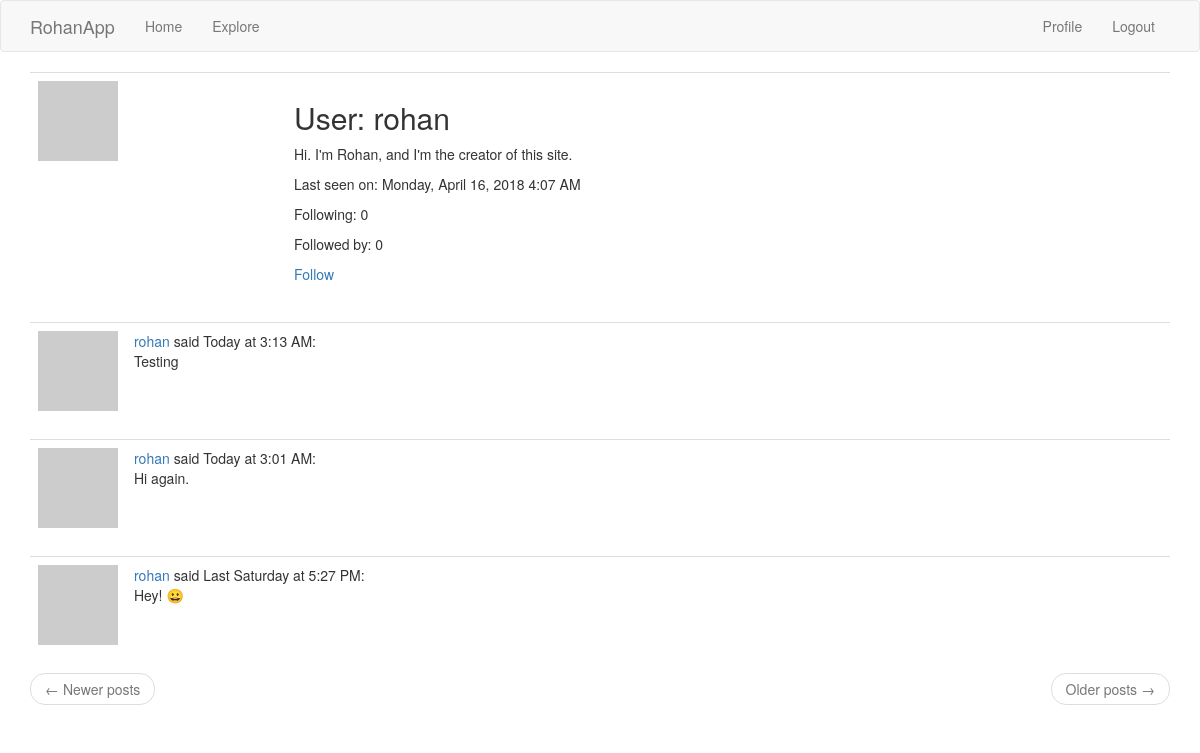
Screenshot of /user/rohan (signed in) with the database file from the repository.
### app/models.py (models this page shows, shortened)
class User(UserMixin, db.Model):
    id = db.Column(db.Integer, primary_key=True)
    username = db.Column(db.String(64), index=True, unique=True)
    email = db.Column(db.String(120), index=True, unique=True)
    password_hash = db.Column(db.String(128))
    posts = db.relationship('Post', backref='author', lazy='dynamic') # u.posts, p.author(s)
    about_me = db.Column(db.String(140))
    last_seen = db.Column(db.DateTime, default=datetime.utcnow)
    followed = db.relationship('User', secondary=followers,
        primaryjoin=(followers.c.follower_id == id), # LEFT # why isn't it just followers.follower_id ?
        secondaryjoin=(followers.c.followed_id == id), # RIGHT
        backref=db.backref('followers', lazy='dynamic'), lazy='dynamic')
    def avatar(self, size):
        digest = md5(self.email.lower().encode('utf-8')).hexdigest() # .encode('utf-8') converts email string to bytes
        return 'https://www.gravatar.com/avatar/{}?d=identicon&s={}'.format(digest, size)
    def is_following(self, user):
        return self.followed.filter(followers.c.followed_id == user.id).count() > 0 # filter ==, filter_by =

class Post(db.Model):
    id = db.Column(db.Integer, primary_key=True)
    body = db.Column(db.String(140))
    timestamp = db.Column(db.DateTime, index=True, default=datetime.utcnow) # datetime.utcnow, NOT datetime.utcnow()
    user_id = db.Column(db.Integer, db.ForeignKey('user.id'))
    language = db.Column(db.String(5))

### app/routes.py (the view)
@app.route('/user/<username>')
@login_required
def user(username):
    user = User.query.filter_by(username=username).first_or_404()
    page = request.args.get('page', 1, type=int)
    posts = user.posts.order_by(Post.timestamp.desc()).paginate(
        page, app.config['POSTS_PER_PAGE'], False)
    next_url = url_for('user', username=user.username, page=posts.next_num) if posts.has_next else None
    prev_url = url_for('user', username=user.username, page=posts.prev_num) if posts.has_prev else None
    return render_template('user.html', title = user.username, user = user, posts = posts.items,
                            next_url = next_url, prev_url = prev_url)

### app/models.py (called while the page is built)
@login.user_loader
def load_user(id):
    return User.query.get(int(id))

### app/routes.py (called while the page is built)
@app.before_request # executed just before any view function
def before_request():
    if current_user.is_authenticated:
        current_user.last_seen = datetime.utcnow() # .strftime('%m/%d/%Y %I:%M:%S %p')
        db.session.commit()
        g.locale = str(get_locale())

### app/templates/user.html
{% extends "base.html" %}
{% block app_content %}
    <table class="table table-hover">
        <tr>
            <td width="256px"><img src="{{ user.avatar(256) }}"></td>
            <td>
                <h2>User: {{ user.username }}</h2>
                {% if user.about_me %}<p>{{ user.about_me }}</p>{% endif %}
                {% if user.last_seen %}
                <p>Last seen on: {{ moment(user.last_seen).format('LLLL') }}</p>
                {% endif %}
                <p>Following: {{ user.followed.count() }}</p>
                <p>Followed by: {{ user.followers.count() }}</p>
                {% if current_user == user %}
                <p><a href="{{ url_for('edit_profile') }}">Edit your profile</a></p>
                {% elif not current_user.is_following(user) %}
                <p><a href="{{ url_for('follow', username=user.username) }}">Follow</a></p>
                {% else %}
                <p><a href="{{ url_for('unfollow', username=user.username) }}">Unfollow</a></p>
                {% endif %}
            </td>
        </tr>
    </table>
    {% for post in posts %}
        {% include '_post.html' %}
    {% endfor %}
    <nav aria-label="...">
        <ul class="pager">
            <li class="previous{% if not prev_url %} disabled{% endif %}">
                <a href="{{ prev_url or '#' }}">
                    <span aria-hidden="true">&larr;</span> Newer posts
                </a>
            </li>
            <li class="next{% if not next_url %} disabled{% endif %}">
                <a href="{{ next_url or '#' }}">
                    Older posts <span aria-hidden="true">&rarr;</span>
                </a>
            </li>
        </ul>
    </nav>
{% endblock %}

### app/templates/_post.html (shortened to what this page needs)
<table class="table table-hover">
    <tr>
        <td width="70px">
            <a href="{{ url_for('user', username=post.author.username) }}">
                <img src="{{ post.author.avatar(70) }}" />
            </a>
        </td>
        <td>
            <a href="{{ url_for('user', username=post.author.username) }}">
                {{ post.author.username }}
            </a>
            said {{ moment(post.timestamp).calendar() }}:
            <br>
            {{ post.body }}
        </td>
    </tr>
</table>

### rows the page displays
User: username "rohan", about_me "Hi. I'm Rohan, and I'm the creator of this site.", last_seen "Monday, April 16, 2018 4:07 AM"
Post: author.username "rohan", timestamp "Today at 3:13 AM", body "Testing"
Post: author.username "rohan", timestamp "Today at 3:01 AM", body "Hi again."
Post: author.username "rohan", timestamp "Last Saturday at 5:27 PM", body "Hey! 😀"

### other values shown
{{ user.followed.count() }} "0"
{{ user.followers.count() }} "0"
